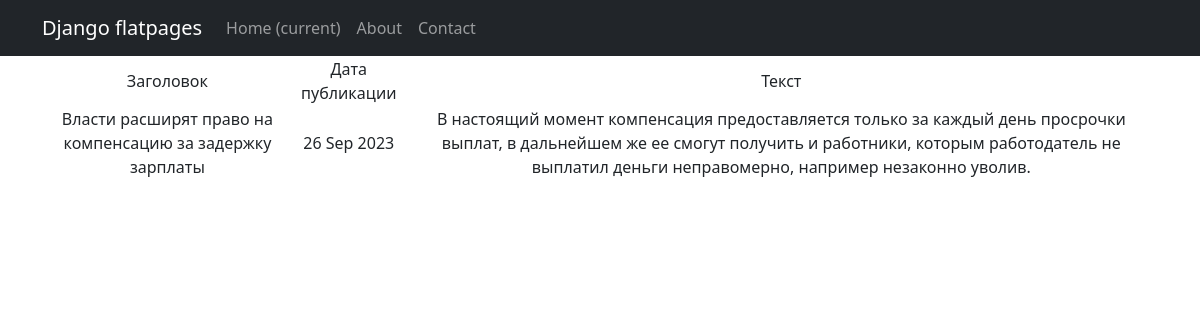
The page /news/2 on the database its author committed.
### NewsPortal/models.py (models this page shows, shortened)
class Post(models.Model):
    NEWS = 'NW'
    ARTICLE = 'AR'
    CATEGORY = [(NEWS, 'Новость'),
                (ARTICLE, 'Статья')
                ]
    category_post = models.CharField(max_length=2, choices=CATEGORY, default=ARTICLE)
    date_time = models.DateTimeField(auto_now_add=True)
    title = models.CharField(max_length=255)
    text = models.TextField()
    rating = models.SmallIntegerField(default=0)
    author = models.ForeignKey(Author, on_delete=models.CASCADE)
    category = models.ManyToManyField(Category, through='PostCategory', related_name='article')

### NewsPortal/views.py (the view)
# urls.py: path('<int:pk>', PostDetail.as_view())
class PostDetail(DetailView):
    model = Post
    template_name = 'news_index.html'
    context_object_name = 'news'

### templates/news_index.html (shortened to what this page needs)
{% extends 'flatpages/default.html' %}
{% block content %}
    {% if news %}
        <table>
            <tr>
                <td>Заголовок</td>
                <td>Дата публикации</td>
                <td>Текст</td>
            </tr>
            <tr>
                <td>{{news.title}}</td>
                <td>{{news.date_time|date:'d M Y'}}</td>
                <td>{{news.text}}</td>
            </tr>
        </table>
    {% endif %}
{% endblock content %}

### rows shown on the page
Post: title "Власти расширят право на компенсацию за задержку зарплаты", date_time "26 Sep 2023", text "В настоящий момент компенсация предоставляется только за каждый день просрочки выплат, в дальнейшем же ее смогут получить и работники, которым работодатель не выплатил деньги неправомерно, например незаконно уволив."
